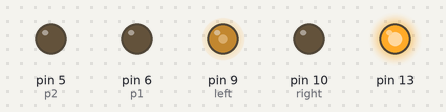
A sketch run on a simulated Arduino Uno, built with avr-gcc and run on an emulated ATmega328P. Shown: output pins drawn as LEDs (lit = HIGH).

Above: at 0.1 s.
At 2.6 s:
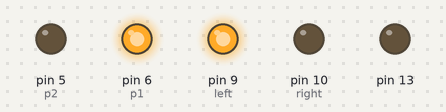
At 8.6 s:
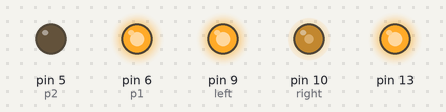
At 17.1 s:
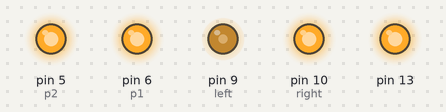
At 25.6 s:
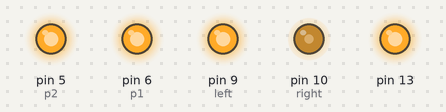
At 36.6 s:
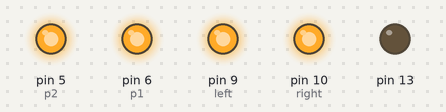
Timing chart, 0 to 38.1 s (numbered marks = the images above):
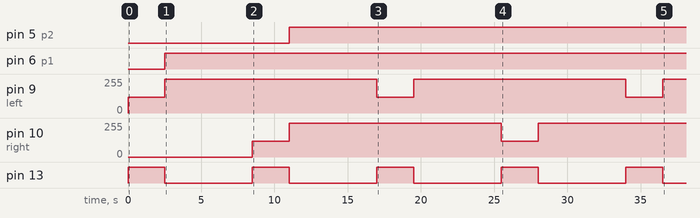

Measured:
- by itself, pin 5 (p2): LOW → HIGH at 11.0 s
- by itself, pin 6 (p1): LOW → HIGH at 2.5 s
- by itself, pin 9 (left), pin 10 (right): alternates 255/255 for 14.5 s and 120/255 for 2.5 s
- by itself, pin 13: alternates HIGH for 2.5 s and LOW for 6.0 s

The sketch:

ProyectoNitinol.ino
```cpp
//left es el nitinol del dorsal izquierdo del lagarto
//right el dorsal del lado derecho
//p1 son las patas superior izquierda e inferior derecha
//p2 son las patas superior derecha e inferior izquierda

int left = 9;
int right = 10;
int p1 = 6;
int p2 = 5;

void setup() {
  pinMode(left, OUTPUT);
  pinMode(right, OUTPUT);
  pinMode(p1, OUTPUT);
  pinMode(p2, OUTPUT);
  pinMode(13, 1);
}

void loop() {

  /*analogWrite(p1, 120);
  delay(500);*/
  analogWrite(left, 120);
  digitalWrite(13, 1);
  delay(2500);
  analogWrite(left, 255);
  analogWrite(p1, 255);
  digitalWrite(13, 0);
  delay(6000);

  /*analogWrite(p2, 120);
  delay(500);*/
  analogWrite(right, 120);
  digitalWrite(13, 1);
  delay(2500);
  analogWrite(right, 255);
  analogWrite(p2, 255);
  digitalWrite(13, 0);
  delay(6000);

}
```
